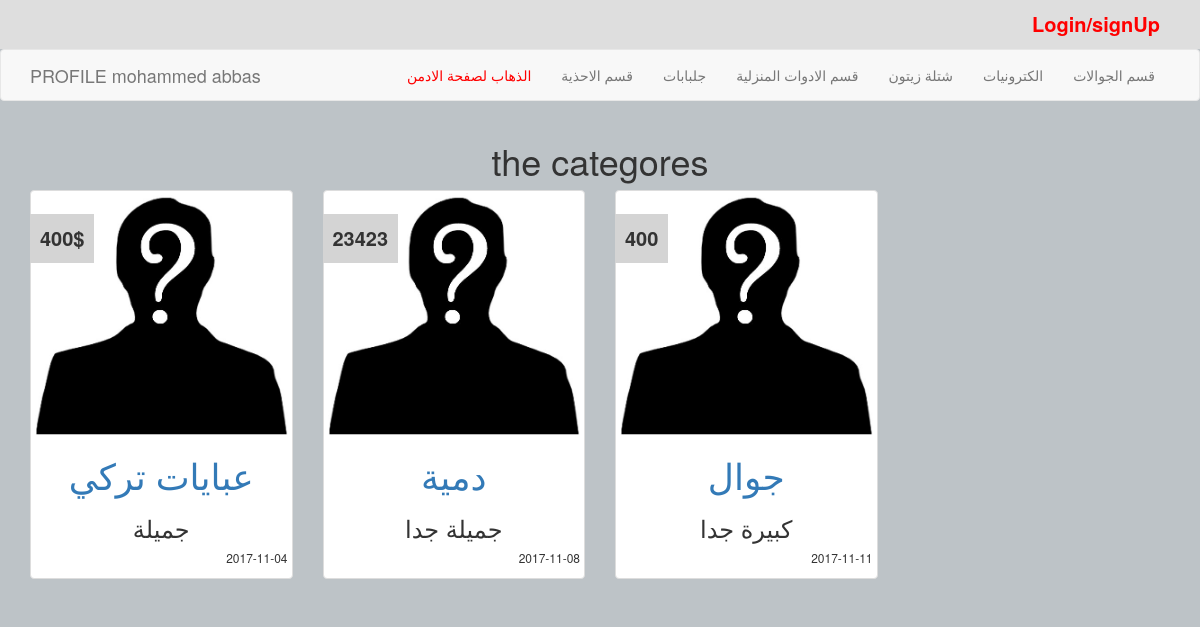
The page /profile/categores.php?pageid=9&pagename=جلبابات on the database its author committed.
### tables this page shows
CREATE TABLE `categories` (
  `id` int(11) NOT NULL,
  `name` varchar(255) NOT NULL,
  `description` text NOT NULL,
  `parent` int(11) NOT NULL DEFAULT '0',
  `ordering` int(11) NOT NULL,
  `visibilty` tinyint(4) NOT NULL DEFAULT '0',
  `allow_comment` tinyint(4) NOT NULL DEFAULT '0',
  `allow_ads` tinyint(4) NOT NULL DEFAULT '0'
);

CREATE TABLE `items` (
  `name_id` int(11) NOT NULL,
  `name` varchar(255) NOT NULL,
  `description` text NOT NULL,
  `price` varchar(255) NOT NULL,
  `date` date NOT NULL,
  `country_made` varchar(255) NOT NULL,
  `image` varchar(255) NOT NULL,
  `state` varchar(255) NOT NULL,
  `rating` smallint(6) NOT NULL,
  `approve` tinyint(4) NOT NULL DEFAULT '0',
  `cat_id` int(11) NOT NULL,
  `member_id` int(11) NOT NULL,
  `tags` varchar(255) NOT NULL
);

### function.php (called while the page is built, shortened)
<?php
function getcat(){
    global $db;
    $getstmt=$db->prepare("SELECT * FROM categories WHERE parent=0 ORDER BY id ASC");
    $getstmt->execute();
    $row = $getstmt->fetchAll();
    return $row;
    }
    function getitems($catid){
        global $db;
        $getstmt=$db->prepare("SELECT * FROM items WHERE cat_id=?");
        $getstmt->execute(array($catid));
        $row = $getstmt->fetchAll();
        return $row;
        }

### profile/categores.php (the view, shortened to what this page needs)
<?php
include "header.php";
include "../connection.php";
include "../function.php";
include "upper.php";
include "navbar.php";
?>
<div class="container text-center">
    <h1>the categores</h1>
    <div class="row">
            <?php
            $items=getitems($_GET["pageid"]);
            foreach($items as $item){
                echo "<div class='col-sm-6 col-md-3'>";
                    echo "<div class='thumbnail itembox'>";
                        echo "<span>".$item["price"]."</span>";
                        echo "<img src='ff.jpg' alt='unkown'></img>";
                        echo "<h1><a href='items.php?itemsid=".$item["name_id"]."'>".$item["name"]."</a></h1>";
                        echo "<h3>".$item["description"]."</h3>";
                        echo "<h6 style='text-align:right'>".$item["date"]."</h6>";
                    echo "</div>";
                echo "</div>";
            }
            ?>
    </div>
</div>
<?php
include "footer.php";

### profile/header.php (shortened to what this page needs)
<!DOCTYPE html>
<html>
    <head>
        <link rel="stylesheet" href="../font-awesome-4.7.0/css/font-awesome.min.css"/>
        <link rel="stylesheet" href="../bootstrap.min.css"/>
        <link rel="stylesheet" href="../backend2.css"/>
    </head>
<body>

### profile/upper.php
<?php
if(isset($_SESSION["user"])){
    ?>
    <div class=" upper" style="background:#dedede" >
    <div class="container">
        <span  ><?php  echo "اهلا وسهلا بك ".$_SESSION["user"];?></span>
        <img src="ff.jpg" alt="profile" class="img-profile"/>
    </div>
</div>
<?php
}else{
?>
<div class=" upper" style="background:#dedede" >
    <div class="container">
        <span  > <a href="login.php">Login/signUp</a></span>
    </div>
</div>
<?php }?>

### profile/navbar.php (shortened to what this page needs)
<nav class="navbar navbar-default">
  <div class="container">
    <div class="navbar-header">
      <a class="navbar-brand active" href="index.php">PROFILE mohammed abbas</a>
    </div>
    <div class="collapse navbar-collapse" id="bs-example-navbar-collapse-1">
      <ul class="nav navbar-nav navbar-right" >
      <li ><a style="color:red" href="../index.php">الذهاب لصفحة الادمن</a></li>
            <?php
            $cats=getcat();
            foreach($cats as $cat){
               echo "<li><a href ='categores.php?pageid=".$cat['id']."&pagename=".$cat["name"]."'>". $cat['name']."</a></li>";
            }
            ?>
      </ul>
    </div>
  </div>
</nav>

### profile/footer.php (shortened to what this page needs)
</body>
</html>

### backend2.css (style rules this page uses)
body { background-color: #bdc3c7; }
.itembox span { background: #d4d4d4; position: absolute; left: 15px; top: 24px; padding: 10px; font-weight: bolder; }
.upper span a { float: right; colot: re; color: red; padding: 10px; font-size: 20px; font-weight: bold; }
.container span { font-size:20px }

### rows shown on the page
categories: name "قسم الاحذية"
categories: name "جلبابات"
categories: name "قسم الادوات المنزلية"
categories: name "شتلة زيتون"
categories: name "الكترونيات"
categories: name "قسم الجوالات"
items: price "400$", name "عبايات تركي", description "جميلة", date "2017-11-04"
items: price "23423", name "دمية", description "جميلة جدا", date "2017-11-08"
items: price "400", name "جوال", description "كبيرة جدا", date "2017-11-11"
